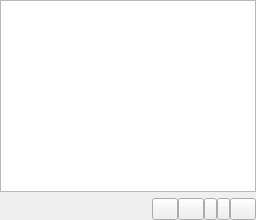
            <widget class="QWidget" name="pageQuarantinedFiles">
             <layout class="QVBoxLayout" name="verticalLayout_22">
              <property name="leftMargin">
               <number>0</number>
              </property>
              <property name="topMargin">
               <number>0</number>
              </property>
              <property name="rightMargin">
               <number>0</number>
              </property>
              <property name="bottomMargin">
               <number>0</number>
              </property>
              <item>
               <widget class="QtCharts::QChartView" name="chartviewQuarantine"/>
              </item>
              <item>
               <layout class="QHBoxLayout" name="horizontalLayout_14">
                <property name="spacing">
                 <number>0</number>
                </property>
                <item>
                 <widget class="QLabel" name="labelGraphsQuarantineXYPosition1">
                  <property name="text">
                   <string/>
                  </property>
                 </widget>
                </item>
                <item>
                 <spacer name="horizontalSpacer_24">
                  <property name="orientation">
                   <enum>Qt::Horizontal</enum>
                  </property>
                  <property name="sizeHint" stdset="0">
                   <size>
                    <width>40</width>
                    <height>20</height>
                   </size>
                  </property>
                 </spacer>
                </item>
                <item>
                 <widget class="QLabel" name="labelGraphsQuarantineXYPosition2">
                  <property name="text">
                   <string/>
                  </property>
                 </widget>
                </item>
                <item>
                 <spacer name="horizontalSpacer_25">
                  <property name="orientation">
                   <enum>Qt::Horizontal</enum>
                  </property>
                  <property name="sizeHint" stdset="0">
                   <size>
                    <width>40</width>
                    <height>20</height>
                   </size>
                  </property>
                 </spacer>
                </item>
                <item>
                 <widget class="QPushButton" name="pushButtonGraphsFileQuarantineResetGraph">
                  <property name="maximumSize">
                   <size>
                    <width>26</width>
                    <height>16777215</height>
                   </size>
                  </property>
                  <property name="text">
                   <string/>
                  </property>
                  <property name="icon">
                   <iconset resource="mainwindow.qrc">
                    <normaloff>:/images/reset.png</normaloff>:/images/reset.png</iconset>
                  </property>
                 </widget>
                </item>
                <item>
                 <widget class="QPushButton" name="pushButtonGraphsFileQuarantineXshiftup">
                  <property name="maximumSize">
                   <size>
                    <width>26</width>
                    <height>16777215</height>
                   </size>
                  </property>
                  <property name="text">
                   <string/>
                  </property>
                  <property name="icon">
                   <iconset resource="mainwindow.qrc">
                    <normaloff>:/images/leftleft.png</normaloff>:/images/leftleft.png</iconset>
                  </property>
                 </widget>
                </item>
                <item>
                 <widget class="QPushButton" name="pushButtonGraphsFileQuarantineXscaleup">
                  <property name="maximumSize">
                   <size>
                    <width>13</width>
                    <height>16777215</height>
                   </size>
                  </property>
                  <property name="text">
                   <string/>
                  </property>
                  <property name="icon">
                   <iconset resource="mainwindow.qrc">
                    <normaloff>:/images/left.png</normaloff>:/images/left.png</iconset>
                  </property>
                 </widget>
                </item>
                <item>
                 <widget class="QPushButton" name="pushButtonGraphsFileQuarantineXscaledown">
                  <property name="maximumSize">
                   <size>
                    <width>13</width>
                    <height>16777215</height>
                   </size>
                  </property>
                  <property name="text">
                   <string/>
                  </property>
                  <property name="icon">
                   <iconset resource="mainwindow.qrc">
                    <normaloff>:/images/right.png</normaloff>:/images/right.png</iconset>
                  </property>
                 </widget>
                </item>
                <item>
                 <widget class="QPushButton" name="pushButtonGraphsFileQuarantineXshiftdown">
                  <property name="maximumSize">
                   <size>
                    <width>26</width>
                    <height>16777215</height>
                   </size>
                  </property>
                  <property name="text">
                   <string/>
                  </property>
                  <property name="icon">
                   <iconset resource="mainwindow.qrc">
                    <normaloff>:/images/rightright.png</normaloff>:/images/rightright.png</iconset>
                  </property>
                 </widget>
                </item>
               </layout>
              </item>
             </layout>
            </widget>
